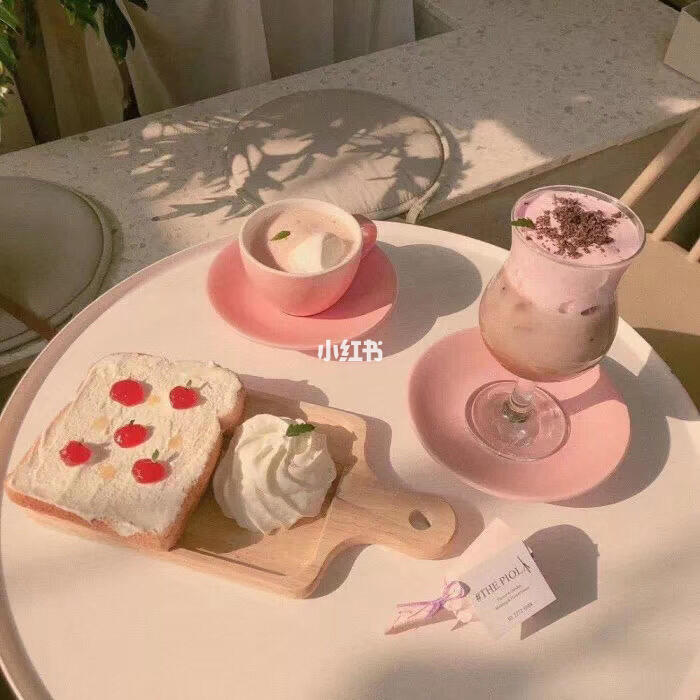
#> input picture image/11.jfif, 700 x 700 px, found by its file name
$ python addweight.py
#> lines starting #> are read from the running program, lines starting #| are printed output that depends on the picture

import cv2

#開圖
img1 = cv2.imread('./image/11.jfif')
#> img1 is the input picture: shape (700, 700, 3); mean B, G, R 117.8, 139.7, 173.6
print(img1.shape)
#| (700, 700, 3)
roi1 = img1[400:600,300:700]
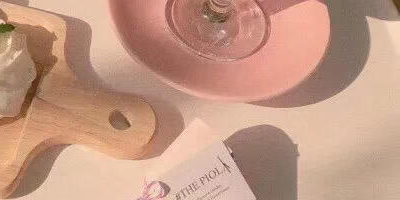
#> roi1: shape (200, 400, 3); mean B, G, R 131.6, 152.5, 195.3
roi2 = img1[100:300,800:1200]
#> roi2 = empty array
#> (the run stopped early here; a loop or call above may not have finished)
